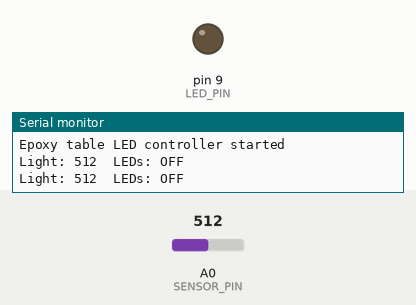
Recording of a sketch running on a simulated Arduino Uno, built with avr-gcc and run on an emulated ATmega328P. Shown: output pins drawn as LEDs (lit = HIGH), the last lines printed to the serial monitor. Inputs (shaded band) come from the test bench; at power-on: A0 (SENSOR_PIN) = 512.

Above: at 1.2 s.
1.3 s: A0 (SENSOR_PIN) set to 361
2.8 s: A0 (SENSOR_PIN) set to 335
At 4.1 s:
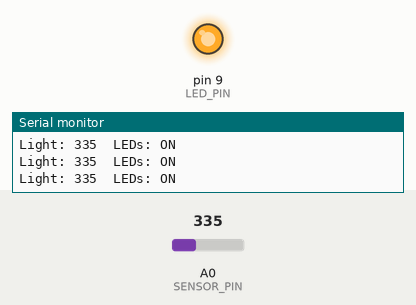
5.0 s: A0 (SENSOR_PIN) set to 432
6.5 s: A0 (SENSOR_PIN) set to 465
At 6.95 s:
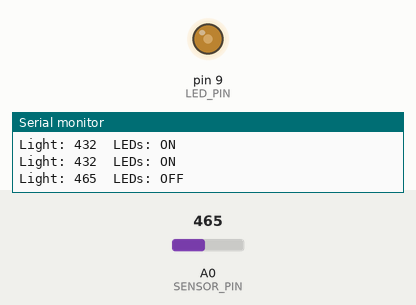
8.6 s: A0 (SENSOR_PIN) set to 306
At 8.76 s:
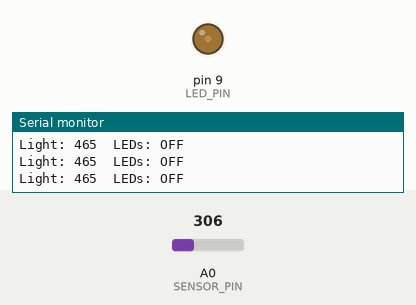
10.8 s: A0 (SENSOR_PIN) set to 510
At 10.96 s:
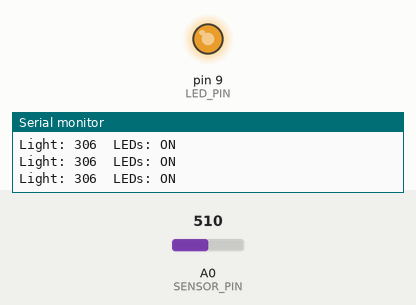
Timing chart, 0 to 13.8 s (numbered marks = the images above; inputs shaded):
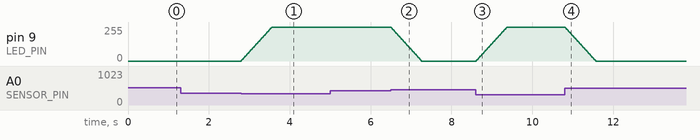

The sketch:

epoxy_table_led.ino
```cpp
/*
  Light Up Epoxy Resin Table: automatic LED control
  -------------------------------------------------
  A light sensor (LDR) checks the room brightness. When the room gets dark,
  the LED strip under the epoxy resin fades ON smoothly. When the room is
  bright again, it fades OFF.

  EDIT: Change the pins and thresholds below to match your own build.

  Wiring (typical setup):
    - LED strip + (12V)   -> power supply +
    - LED strip -         -> MOSFET drain
    - MOSFET gate         -> Arduino pin 9 (through a 220 ohm resistor)
    - MOSFET source       -> GND (shared with Arduino GND and power supply -)
    - 10k resistor from the MOSFET gate to GND (keeps the LED off at start-up)
    - LDR: one leg to 5V, other leg to A0; 10k resistor from A0 to GND
*/

// ---------- Settings (edit these) ----------
const uint8_t LED_PIN    = 9;    // PWM pin that drives the MOSFET gate
const uint8_t SENSOR_PIN = A0;   // LDR voltage divider input

// Sensor readings go from 0 (dark) to 1023 (bright).
// Two thresholds prevent flickering when the light level is near the limit.
const int TURN_ON_BELOW  = 350;  // darker than this  -> LEDs on
const int TURN_OFF_ABOVE = 450;  // brighter than this -> LEDs off

const uint8_t MAX_BRIGHTNESS = 255;  // 0-255, lower it for a softer glow
const uint8_t FADE_STEP      = 5;    // bigger = faster fade
const unsigned long FADE_INTERVAL_MS = 15;
// -------------------------------------------

bool ledsOn = false;
int  brightness = 0;
unsigned long lastFade = 0;

void setup() {
  pinMode(LED_PIN, OUTPUT);
  analogWrite(LED_PIN, 0);
  Serial.begin(9600);
  Serial.println("Epoxy table LED controller started");
}

void loop() {
  int light = analogRead(SENSOR_PIN);

  // Decide whether LEDs should be on, using the two thresholds
  if (!ledsOn && light < TURN_ON_BELOW) {
    ledsOn = true;
  } else if (ledsOn && light > TURN_OFF_ABOVE) {
    ledsOn = false;
  }

  // Fade smoothly towards the target brightness
  int target = ledsOn ? MAX_BRIGHTNESS : 0;
  if (millis() - lastFade >= FADE_INTERVAL_MS) {
    lastFade = millis();
    if (brightness < target) {
      brightness = min(brightness + FADE_STEP, target);
    } else if (brightness > target) {
      brightness = max(brightness - FADE_STEP, target);
    }
    analogWrite(LED_PIN, brightness);
  }

  // Debug output: open Serial Monitor at 9600 baud to calibrate thresholds
  static unsigned long lastPrint = 0;
  if (millis() - lastPrint >= 500) {
    lastPrint = millis();
    Serial.print("Light: ");
    Serial.print(light);
    Serial.print("  LEDs: ");
    Serial.println(ledsOn ? "ON" : "OFF");
  }
}
```

Measured:
- the behaviour switches between 350 and 349 on A0 (SENSOR_PIN) (found by bisection; images 0 and 1)
- the behaviour switches between 450 and 451 on A0 (SENSOR_PIN) (found by bisection; images 1 and 2)
- after the input at 2.8 s, pin 9 (LED_PIN): moves from 0/255 to 255/255 over 0.75 s, starting at once
- after the input at 6.5 s, pin 9 (LED_PIN): moves from 255/255 to 0/255 over 0.75 s, starting at once
- after the input at 8.6 s, pin 9 (LED_PIN): moves from 0/255 to 255/255 over 0.75 s, starting at once
- after the input at 10.8 s, pin 9 (LED_PIN): moves from 255/255 to 0/255 over 0.75 s, starting at once
